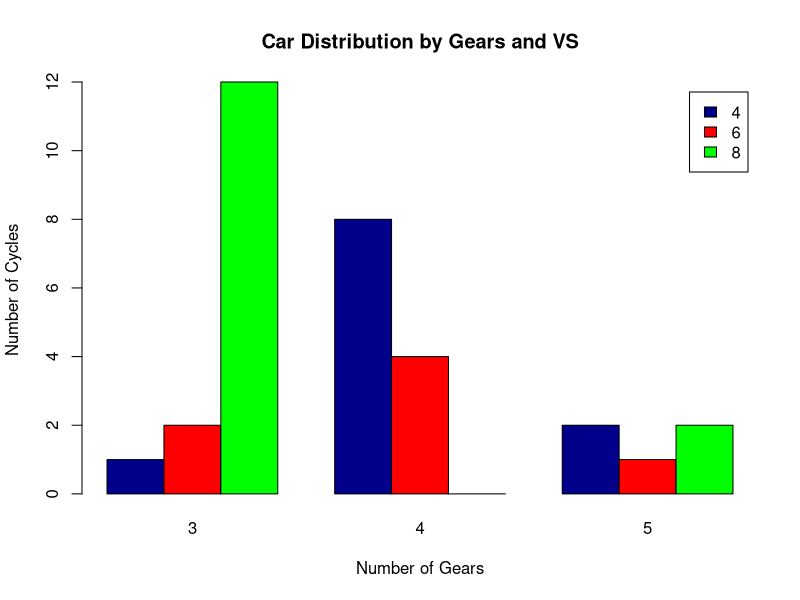

R code for this plot:
# Grouped Bar Plot
counts <- table(mtcars$cyl, mtcars$gear)
barplot(counts, main="Car Distribution by Gears and VS",
        xlab="Number of Gears", ylab="Number of Cycles", col=c("darkblue","red","green"),
        legend = rownames(counts), beside=TRUE)
